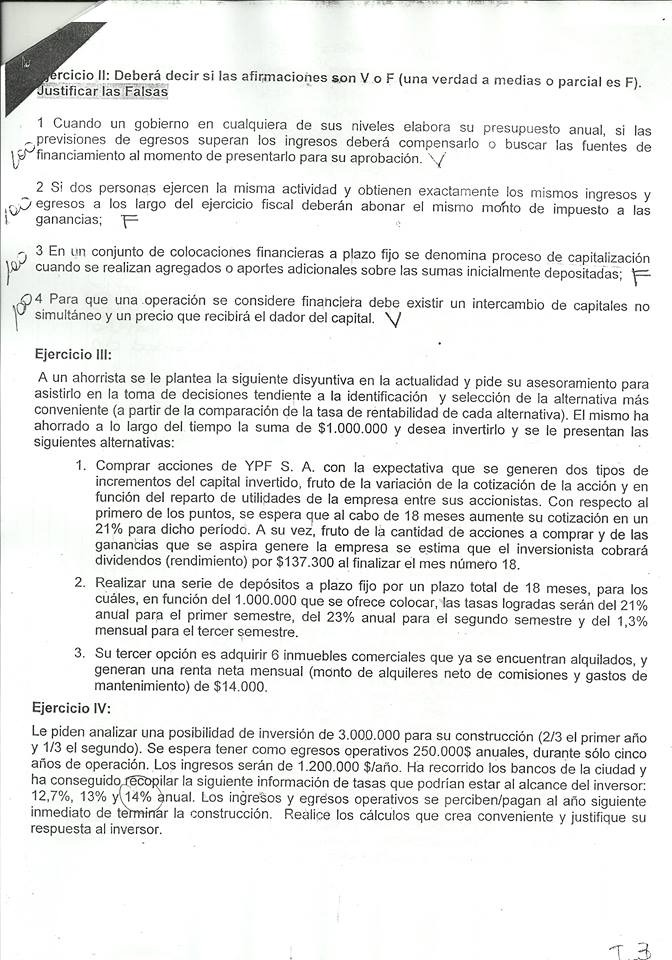
#> input picture 5to año/Economia/IMG-20250619-WA0080.jpg, 672 x 960 px
$ python -i funciones.py   (imports and definitions only)   (older library calls are emulated)
#> lines starting #> are read from the running program, lines starting #| are printed output that depends on the picture
#> further down, picture is the input picture: shape (960, 672, 3); mean B, G, R 233.7, 234.4, 234
import numpy as np
import cv2 as cv
from scipy.ndimage import generic_filter
from scipy.ndimage import median_filter
from numpy.fft import fft2, fftshift
from matplotlib import pyplot as plt
import statistics as stats
import math

### MOSTRAR IMAGENES E HISTOGRAMAS ###
# Mostrar histograma
# [57 lines left out: functions mostrar_histograma, mostrar_imagen, mostrar_espectro_fourier, mostrar_imagen_y_espectro, not called in this run]

# Redimensionar imagen
'''
dst = cv2.resize(src, dsize[, dst[, fx[, fy[, interpolation]]]])

Parámetro	Tipo	Descripción
src	np.ndarray	Imagen de entrada (puede ser en escala de grises o color, cualquier dimensión válida).
dsize	(int, int)	Tamaño de salida deseado: (ancho, alto). Si se establece en (0, 0), se debe definir fx y fy.
dst (opcional)	np.ndarray	Imagen de salida (normalmente no se usa; la función devuelve la nueva imagen).
fx (opcional)	float	Factor de escala horizontal.
fy (opcional)	float	Factor de escala vertical.
interpolation (opcional)	int	Método de interpolación (ver más abajo).

Funcionamiento:
Si se especifica dsize, la imagen se redimensiona directamente a ese tamaño.
Si dsize = (0, 0), se debe indicar fx y/o fy, que escalan proporcionalmente a lo largo del eje x e y.
Si se especifican ambos (dsize y fx, fy), OpenCV ignora los factores fx y fy y utiliza solamente dsize.

Métodos de interpolación (interpolation):
Método	Constante de OpenCV	Descripción
Vecino más cercano	cv2.INTER_NEAREST	Rápido, pero menor calidad (cuadrado por píxel).
Interpolación bilineal	cv2.INTER_LINEAR	Buena calidad, por defecto al agrandar.
Interpolación bicúbica	cv2.INTER_CUBIC	Más suave que LINEAR, pero más lento.
Interpolación por área	cv2.INTER_AREA	Ideal para reducir imágenes.
Lanczos	cv2.INTER_LANCZOS4	Alta calidad, más lento, para ampliaciones precisas.
'''

### MANEJO DE INTERFZ ###
# Seleccionar n puntos de la imagen
# [279 lines left out: functions seleccionar_puntos, umbralizar, perfil_intensidad, aplicar_filtro_frecuencial, filtro_espacio_a_frecuencia, filtro_pasa_bajos_ideal and 10 more, not called in this run]


### FILTROS DE MEDIAS ###
# Filtro de media geométrica
# Bueno para ruido gaussiano, falla con ruido impulsivo.
def filtro_media_geometrica(img, size=3):
    filtrada = generic_filter(img.astype(np.float32), stats.geometric_mean, size)
    return np.clip(filtrada, 0, 255).astype(np.uint8)

# Filtro de la media contra harmónica
# Bueno para ruido impulsivo
# [9 lines left out: function filtro_media_contra_harmonica, not called in this run]

### FILTROS DE ORDEN ###
# Filtro de mediana
def filtro_mediana(img, size=3):
    filtrada = median_filter(img, size=size)
    return np.clip(filtrada, 0, 255).astype(np.uint8)

# Filtro de punto medio
# Util para ruido tipo gaussiano o uniforme
# [136 lines left out: functions filtro_punto_medio, filtro_media_alfa_recortado, ecm, filtro_rechazabanda_ideal, filtro_rechazabanda_gaussiano, filtro_notch_ideal and 1 more, not called in this run]


### DETECCIÓN DE BORDES ###
# Detección de Prewitt
# Muy sensible al ruido
def prewitt(img, threshold=100):
    # Convertir a escala de grises si es necesario
#> called with threshold = 100
    if len(img.shape) == 3:
        gray = cv.cvtColor(img, cv.COLOR_BGR2GRAY)
    else:
        gray = img.copy()

    # Máscaras Prewitt
    kernel_x = np.array([[ -1, 0, 1],
                         [ -1, 0, 1],
                         [ -1, 0, 1]], dtype=np.float32)

    kernel_y = np.array([[ 1,  1,  1],
                         [ 0,  0,  0],
                         [-1, -1, -1]], dtype=np.float32)

    # Aplicar convoluciones
    grad_x = cv.filter2D(gray, -1, kernel_x)
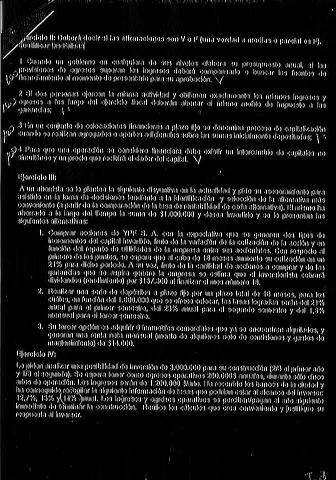
#> grad_x: shape (960, 672) (shown at 1/2 size); min 0, max 255, mean 24.1
    grad_y = cv.filter2D(gray, -1, kernel_y)
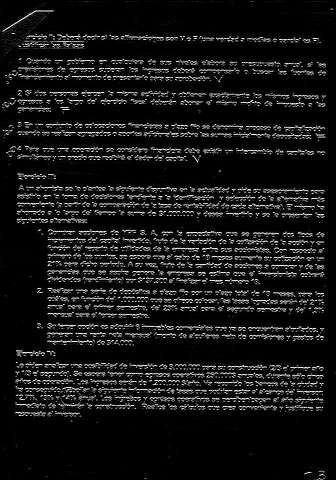
#> grad_y: shape (960, 672) (shown at 1/2 size); min 0, max 255, mean 21.3

    # Magnitud del gradiente
    grad_mag = np.sqrt(grad_x.astype(np.float32)**2 + grad_y.astype(np.float32)**2)
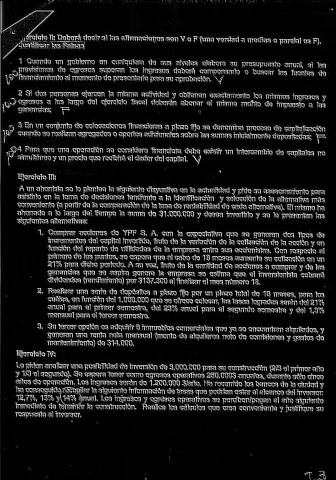
#> grad_mag: shape (960, 672) float32 (shown at 1/2 size); min 0, max 360.6, mean 40.6; drawn with min black and max white
    grad_mag = np.uint8(grad_mag)
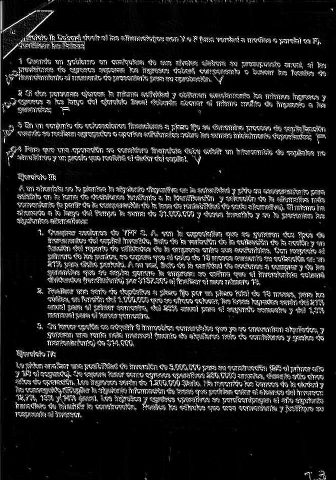
#> grad_mag: shape (960, 672) (shown at 1/2 size); min 0, max 255, mean 31.3

    # Umbralizar para obtener bordes (imagen binaria)
    _, binary_edges = cv.threshold(grad_mag, threshold, 255, cv.THRESH_BINARY)
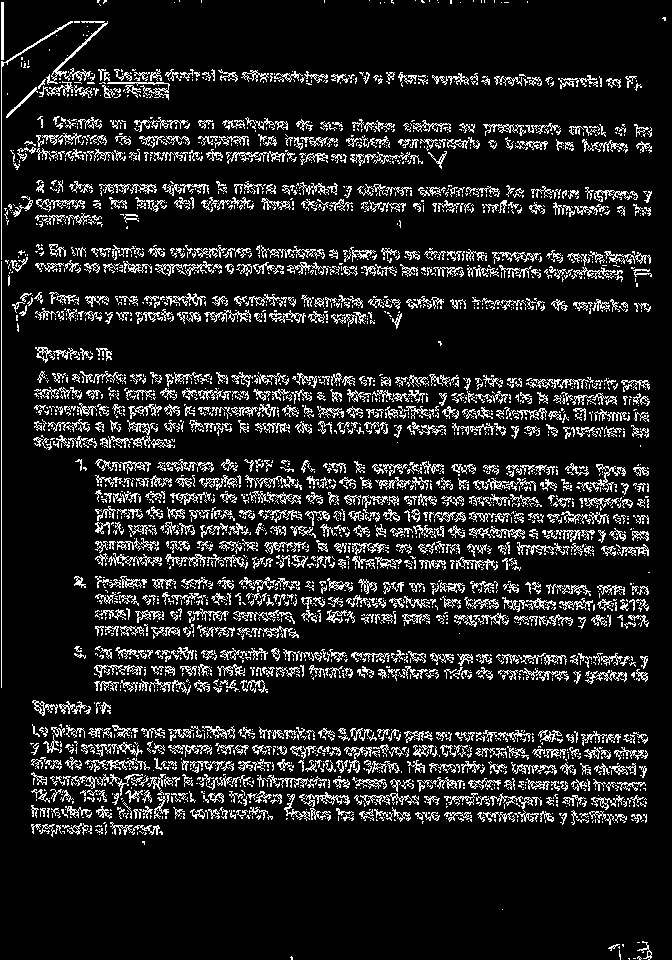
#> binary_edges: shape (960, 672); 12.1% white in thin lines or dots

    return binary_edges

# Sobel
# Muy sensible al ruido
# dst = cv.Sobel(src, ddepth, dx, dy[, dst[, ksize[, scale[, delta[,borderType]]]]])
'''src	Imagen de entrada (debe ser en escala de grises o canal único).
ddepth	Profundidad de la imagen de salida (cv2.CV_64F, CV_32F, CV_16S, etc). Para evitar saturación, se suele usar cv2.CV_64F o CV_32F.
dx	Orden de la derivada en el eje X (horizontal).
dy	Orden de la derivada en el eje Y (vertical).
dst	(Opcional) Imagen de salida. Si no se da, se crea automáticamente.
ksize	Tamaño del kernel Sobel (debe ser impar: 1, 3, 5, 7). ksize=3 es lo más común.
scale	(Opcional) Factor de escala aplicado al gradiente calculado (por defecto 1).
delta	(Opcional) Valor agregado al resultado después de la convolución (por defecto 0).
borderType	Tipo de borde (cómo se extrapolan los píxeles al borde). Por ejemplo, cv2.BORDER_DEFAULT o cv2.BORDER_REFLECT.'''

# Laplaciano
'''
dst = cv2.Laplacian(src, ddepth[, dst[, ksize[, scale[, delta[, borderType]]]]])
src	Imagen de entrada (grayscale o 1 canal).
ddepth	Profundidad de la imagen de salida (por ejemplo, cv2.CV_64F para evitar pérdida por saturación).
dst	(Opcional) Imagen de salida. Si no se da, se crea internamente.
ksize	Tamaño del kernel de derivación. Valores típicos: 1, 3, 5, 7.
scale	(Opcional) Escala aplicada al resultado (por defecto 1).
delta	(Opcional) Se suma al resultado después del cálculo del Laplaciano.
borderType	Cómo se extrapolan los bordes (cv2.BORDER_DEFAULT es el más usado).
'''

# Canny

'''
edges = cv2.Canny(src, threshold1, threshold2[, edges[, apertureSize[, L2gradient]]])

src	Imagen de entrada en escala de grises (requisito).
threshold1	Umbral inferior para el gradiente (seguimiento por histéresis).
threshold2	Umbral superior para el gradiente.
edges	(Opcional) Imagen de salida.
apertureSize	Tamaño del kernel Sobel usado para encontrar gradiente. Comúnmente 3. Debe ser impar (1, 3, 5, 7).
L2gradient	Booleano: si True, usa gradiente exacto; si False, usa aproximado

Relación sugerida:
    Elegí threshold2 = 2 × threshold1 (o incluso 3 × threshold1 como punto de partida).
Valores típicos:
    Imágenes con buen contraste: threshold1 = 50, threshold2 = 150
    Imágenes con bajo contraste: threshold1 = 30, threshold2 = 100
    Muy ruidosas: aplicá blur primero, luego threshold1 = 100, threshold2 = 200
'''

# [36 lines left out: function canny_trackbar, not called in this run]

# Hough clásica
## Detecta líneas infinitas en una imagen binaria
## Retorna los parámetros en forma polar: rho y theta
'''
lines = cv2.HoughLines(src, rho, theta, threshold)
src	Imagen binaria (como la salida de Canny).
rho	Resolución en píxeles del parámetro ρ (ej: 1).
theta	Resolución angular en radianes (ej: np.pi/180).
threshold	Cantidad mínima de votos para que se considere una línea.
lines	(Salida) Lista de líneas detectadas en forma (rho, theta).
'''

# [44 lines left out: functions polar_a_cartesiana, dibujar_hough, not called in this run]

# Hough probabilística.
## Es una versión optimizada y más práctica que detecta segmentos de línea en lugar de líneas infinitas.
## Esto la hace más útil para detectar líneas reales en imágenes (como bordes de objetos).
## Devuelve líneas en formato: [[x1, y1, x2, y2]].
'''
lines = cv2.HoughLinesP(src, rho, theta, threshold, minLineLength, maxLineGap)
minLineLength	Longitud mínima que debe tener un segmento para ser aceptado.
maxLineGap	Máxima separación entre puntos consecutivos de una línea para unirlos.
'''

# [40 lines left out: function hough_trackbar, not called in this run]

# Hough círculos
## Retorna una matriz de círculos detectados, o None si no se encontró ninguno.
## Cada círculo tiene 3 valores: x, y, r → coordenadas del centro y radio del círculo
'''
circles = cv2.HoughCircles(src, method, dp, minDist[, circles[, param1[, param2[, minRadius[, maxRadius]]]]])

src	Imagen de entrada en escala de grises. Debe estar preprocesada (suavizada).
method	Siempre cv2.HOUGH_GRADIENT (único método disponible actualmente).
dp	Inverso de la resolución del acumulador. dp=1 usa la misma resolución que la imagen, dp=2 usa la mitad, etc.
minDist	Distancia mínima entre centros detectados (para evitar detecciones múltiples del mismo círculo).
param1	Umbral superior del Canny interno usado para la detección de bordes.
param2	Umbral del acumulador de centros: cuanto menor, más círculos detecta (pero más falsos positivos).
minRadius	Radio mínimo de los círculos a detectar.
maxRadius	Radio máximo de los círculos a detectar.
'''

# Componentes conectados
## Detecta componentes conectados (agrupaciones de píxeles blancos conectados entre sí) en una imagen binaria y les asigna una etiqueta única.
'''
retval, labels = cv2.connectedComponents(src[, labels[, connectivity[, ltype]]])

src	Imagen binaria de entrada (tipo uint8). Los píxeles diferentes de 0 se consideran foreground.
labels	(Opcional) Salida preasignada. Podés ignorarlo.
connectivity	Conectividad: 4 u 8. Define si los píxeles son vecinos por lados (4) o también por diagonales (8).
ltype	Tipo de dato de salida (usualmente cv2.CV_32S).
'''
#Retorna
#retval: número de componentes conectados encontrados (incluye el fondo como etiqueta 0).
#labels: una imagen del mismo tamaño que src, donde cada píxel tiene un número entero que indica a qué componente pertenece


'''
num_labels, labels, stats, centroids = cv.connectedComponentsWithStats(image[, connectivity[, ltype]])

image	Imagen binaria de entrada (uint8), fondo = 0, objetos ≠ 0
connectivity	4 o 8 — define qué es "conectado". 4-conectividad (por lados) o 8-conectividad (por lados y diagonales)
ltype	Tipo de datos de salida (cv.CV_32S por defecto). No suele ser necesario cambiarl
num_labels	Número total de componentes detectados (incluye el fondo como 0)
labels	Imagen de etiquetas con mismo tamaño que image. Cada píxel tiene el número de su componente (0 = fondo, 1, 2, 3, ...)
stats	Matriz num_labels × 5 con estadísticas de cada componente. Cada fila contiene:

left: coordenada x del borde izquierdo del bounding box
top: coordenada y del borde superior
width: ancho del bounding box
height: alto del bounding box
area: cantidad de píxeles del componente

centroids | Matriz num_labels × 2, con el centroide (x, y) de cada componente |
'''

### SEGMENTACIÓN ###
# Segmentación mediante crecimiento de regiones

# [144 lines left out: functions segmentacion_semillas, pintar_imagen_con_mask, desaturar_imagen_con_mask, segmentacion_semillas_UI, segmentacion_color, dibujar_centroides_stats, not called in this run]

### MORFOLOGÍA ###
# cv.getStructuringElement
'''
dst = cv.getStructuringElement(shape, ksize[, anchor])

shape: tipo de elemento estructurante:
    cv.MORPH_RECT: rectangular
    cv.MORPH_ELLIPSE: elíptico
    cv.MORPH_CROSS: forma de cruz

ksize: tamaño del kernel (ancho, alto), una tupla como (5, 5)
→ debe ser impar y positivo

anchor (opcional): punto de anclaje dentro del kernel.
Por defecto es el centro: (-1, -1)

Devuelve una matriz (np.ndarray) de tipo uint8 con 1s y 0s que representa el kernel.
'''

# cv.erode
'''
dst = cv.erode(src, kernel[, dst[, anchor[, iterations[, borderType[, borderValue]]]]])

Parámetros:
src: imagen de entrada (binaria o en escala de grises).
kernel: elemento estructurante (obtenido con cv.getStructuringElement()).
dst (opcional): imagen de salida (generalmente se omite, se devuelve directamente).
anchor (opcional): punto de anclaje del kernel; por defecto (-1, -1) (centro).
iterations (opcional): cuántas veces aplicar la erosión. Default es 1.
borderType (opcional): tipo de borde (cv.BORDER_CONSTANT, etc).
borderValue (opcional): valor de borde si borderType es BORDER_CONSTANT.

Retorna una nueva imagen (dst) donde se ha aplicado la erosión.
'''

# cv.dilate
'''
dst = cv.dilate(src, kernel[, dst[, anchor[, iterations[, borderType[, borderValue]]]]])

Parámetros:
src: imagen de entrada (binaria o en escala de grises).
kernel: elemento estructurante (normalmente creado con cv.getStructuringElement()).
dst (opcional): imagen de salida (se puede omitir).
anchor (opcional): punto de anclaje del kernel (por defecto (-1,-1) = centro).
iterations (opcional): número de veces que se aplica la dilatación (por defecto 1).
borderType (opcional): tipo de borde (por ejemplo, cv.BORDER_CONSTANT).
borderValue (opcional): valor de borde si el borderType es BORDER_CONSTANT.

Retorna una nueva imagen (dst) donde se ha aplicado la dilatación.
'''

# cv.morphologyEx
'''
dst = cv.morphologyEx(src, op, kernel[, dst[, anchor[, iterations[, borderType[, borderValue]]]]])

src: Imagen de entrada.
op: Tipo de operación morfológica a aplicar (ver más abajo).
kernel: Elemento estructurante (generalmente se usa cv.getStructuringElement()).
dst: Imagen de salida (opcional).
anchor: Punto de anclaje del kernel (por defecto, centro).
iterations: Número de veces que se aplica la operación (por defecto 1).
borderType / borderValue: Opciones para el tratamiento de los bordes (opcional).

Operaciones disponibles (op)
Código              Nombre	                ¿Qué hace?
cv.MORPH_ERODE	    Erosión	                Reduce zonas blancas
cv.MORPH_DILATE	    Dilatación	            Expande zonas blancas
cv.MORPH_OPEN	    Apertura                (Erosión → Dilatación)	Elimina ruido pequeño (puntos blancos aislados)
cv.MORPH_CLOSE	    Clausura                (Dilatación → Erosión)	Rellena huecos pequeños dentro de objetos
cv.MORPH_GRADIENT	Gradiente morfológico	Borde de los objetos (Dilatación - Erosión)
cv.MORPH_TOPHAT	    Top Hat	                src - apertura, resalta detalles más pequeños que el kernel (manchas brillantes)
cv.MORPH_BLACKHAT	Black Hat	            clausura - src, resalta manchas oscuras
cv.MORPH_HITMISS	Hit or Miss	            Detecta configuraciones específicas (sólo en imágenes binarias)
'''

# Obtener elemento estructurante a partir de píxel de imagen
# [29 lines left out: functions get_elemento_estructurante_from_img, recortar_mascara, rotar_imagen, not called in this run]

>>> import cv2
>>> picture = cv2.imread('../Economia/IMG-20250619-WA0080.jpg')
>>> result = prewitt(picture)

$ run again, on 5to año/Economia/IMG-20250619-WA0081.jpg
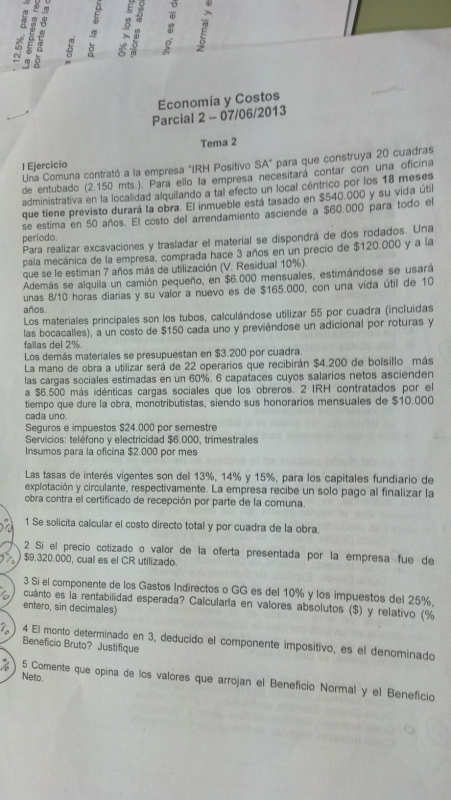
#> input picture 5to año/Economia/IMG-20250619-WA0081.jpg, 901 x 1600 px (shown at 1/2 size)
#> picture is the input picture: shape (1600, 901, 3); mean B, G, R 169.6, 173.3, 170.1
#> in prewitt, `grad_mag = np.uint8(grad_mag)`:
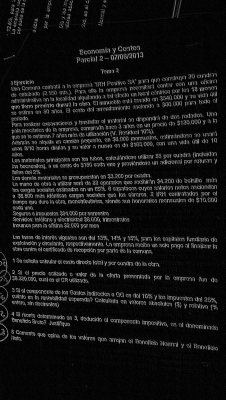
#> grad_mag: shape (1600, 901) (shown at 1/4 size); min 0, max 255, mean 20.4
#> in prewitt, `_, binary_edges = cv.threshold(grad_mag, threshold, 255, cv.THRESH_BIN..`:
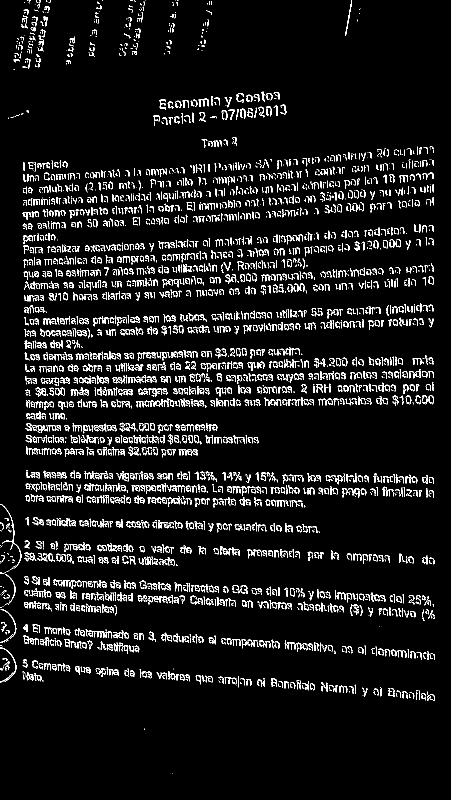
#> binary_edges: shape (1600, 901) (shown at 1/2 size); 6.9% white in thin lines or dots

$ run again, on 5to año/Economia/IMG-20250619-WA0082.jpg
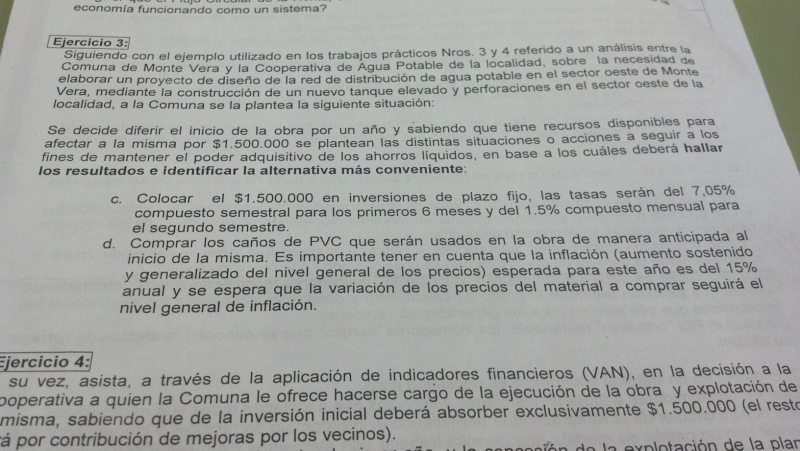
#> input picture 5to año/Economia/IMG-20250619-WA0082.jpg, 1600 x 901 px (shown at 1/2 size)
#> picture is the input picture: shape (901, 1600, 3); mean B, G, R 162.1, 164.7, 162.8
#> in prewitt, `grad_mag = np.uint8(grad_mag)`:
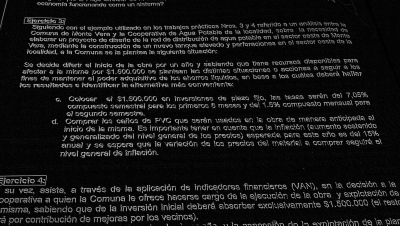
#> grad_mag: shape (901, 1600) (shown at 1/4 size); min 0, max 255, mean 23.9
#> in prewitt, `_, binary_edges = cv.threshold(grad_mag, threshold, 255, cv.THRESH_BIN..`:
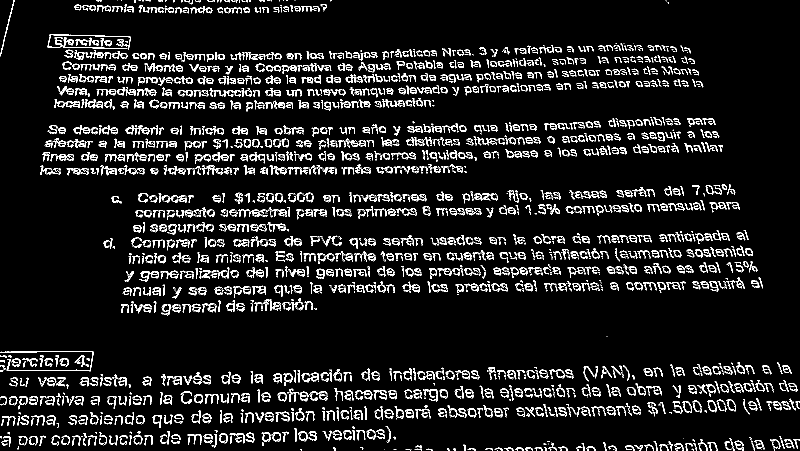
#> binary_edges: shape (901, 1600) (shown at 1/2 size); 8.6% white in thin lines or dots
